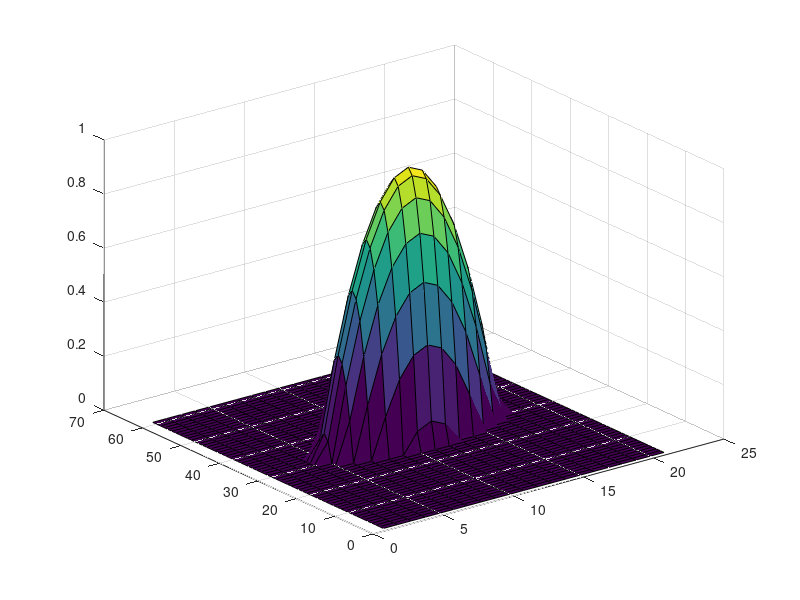

Here is the MATLAB script that generated this plot: (Note: this script raises an error after producing the figure.)
% Equation de convection-diffusion: u,t + a u,x- u,xx = 0

lgx = 3.;                   % Longueur du domaine
lgy = 1.;                   % Hauteur du domaine
dx = 0.05;                  % Pas d'espace
dy = 0.05;                  % Pas d'espace
nx = lgx/dx;                % Nombre de mailles en x
ny = lgy/dy;                % Nombre de mailles en y 
cfl = 0.;
ax = 0*1.;                  % Vitesse selon x
ay = 0.;                    % Vitesse selon y
nu = 0.001;                 % Coefficient de diffusion
dt = (cfl/nu)/(1/(dx*dx)+1/(dy*dy));        % Pas de temps
dt = min( dt , dx*0.4/ax );
tfinal =30;                 % 0.5*lgx/1;
nt = floor(tfinal/dt);      % Nombre de pas de temps effectues

% Initialisation
x = zeros(1, nx+1);
y = zeros(1, ny+1);
u0 = zeros(nx+1, ny+1);
for i = 1 : nx+1
  x(i) = (i-1)*dx;
  for j = 1 : ny+1
      y(j) = (j-1)*dy;
      u0(i,j) = max(0.,1.-10*(x(i)-1.5)^2-10*(y(j)-0.5)^2);
  end
end
u = u0;
up = u0;
um = u0;
uexacte = u0;

% tics=[4,16,4,10];
% plotframe([0.,0.,lgx,lgy],tics);
% contour2d(x,y,u0,9,1:9,"000")
% xtitle ('donnee initiale' ,' ',' ');

leg = 'x@y@u';
flag = [0,1,4];
ebox = [0.,lgx,0.,lgy,0.,1.];
% plot3d(x,y,u0,35,45,leg);
% plot3(x,y,u0,35,45,leg,flag,ebox);
% plot3(u0)
surf(u0)
% titre =  sprintf('donnee initiale'); 
% xlabel(titre,' ',' ');

pause ();

% Schema explicite: cfl=0.4, vitesse=1

for n=1:nt
    un = shift2d('n',u);
    us = shift2d('s',u);
    ue = shift2d('e',u);
    uo = shift2d('o',u);

    u = u - ax*dt/(dx)*(u-uo) - ay*dt/(2*dy)*(un-us) + nu*dt/(dx*dx)*(ue+uo-2*u) + nu*dt/(dy*dy)*(un+us-2*u);

    if mod(n,5) == 0
        clf()
        % flag=[0,0,4] ;
        % plot3d(x,y,u,35,45,leg,flag,ebox);
        surf(u)
        % titre =  msprintf('Schema explicite, vitesse=%.2f, temps=%.2f, nombre de pas de temps=%i',ax,n*dt,n); 
        % xtitle(titre,' ',' ');
        % pause(100000);
        drawnow
    end
end

% Ccomparaison au temps final
% titre =  msprintf('Schema explicite, vitesse=%.2f, temps final=%.2f, nombre de pas de temps=%i',ax,tfinal,nt); 
% clf()
% plot3d(x,y,u,35,45,leg,flag,ebox);
surf(u)
% xtitle(titre,' ',' ');

% [xx,yy,uu]=genfac3d(x,y,u);
% plot3d(xx,yy,uu,35,45,leg,flag);
